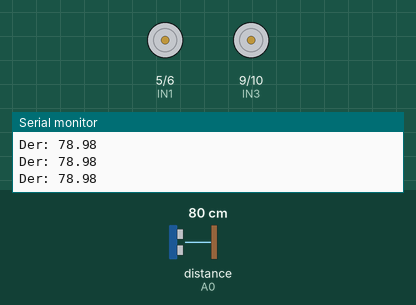
A sketch run on a simulated Arduino Uno, built with avr-gcc and run on an emulated ATmega328P. Parts: motor-driver pin pairs drawn as motors (green arrow = first pin HIGH = forward, orange = second pin HIGH = backward, longer = more drive), the last lines printed to the serial monitor. Wiring (inferred from the names in the program): ultrasonic range finder: trigger A1; echo A0. The test bench sets the inputs (shaded band); at power-on: distance to the obstacle (sensor on A0) 80 cm. The echo pulse lasts 58.3 µs per cm.

Above: at 1.2 s.
1.3 s: distance to the obstacle (sensor on A0) set to 29 cm
2.8 s: distance to the obstacle (sensor on A0) set to 24 cm
At 3.8 s:
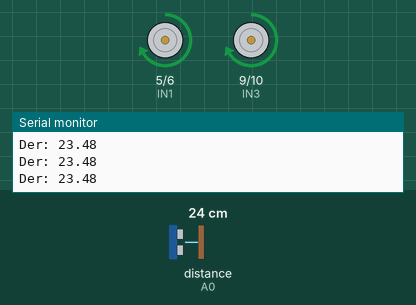
Timing chart, 0 to 5.8 s (numbered marks = the images above; inputs shaded):
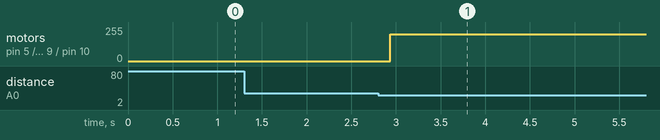

Measured:
- the behaviour switches between 26 and 25 cm on distance to the obstacle (sensor on A0) (found by bisection; images 0 and 1)
- after the input at 2.8 s, motor on pin 5 (IN1) / pin 6 (IN2), motor on pin 9 (IN3) / pin 10 (IN4): stopped → forward 200/255 after 0.14 s

The sketch:

OneUltrasonic.ino
```cpp
const int triggerDerecha = A1;
const int echoDerecha = A0;

int IN1 = 5;
int IN2 = 6;
int IN3 = 9;
int IN4 = 10;


void setup() {
  pinMode(triggerDerecha, OUTPUT);
  pinMode(echoDerecha, INPUT);

  pinMode(IN2, OUTPUT);
  pinMode(IN1, OUTPUT);
  pinMode(IN3, OUTPUT);
  pinMode(IN4, OUTPUT);

  detenerMotores();

  Serial.begin(9600);
}


void loop() {
  float distanciaDerecha = medirDistancia(triggerDerecha, echoDerecha);
  delay(20);


  const int DETECCION = 25;

  bool rivalDerecha = (distanciaDerecha > 0) && (distanciaDerecha <= DETECCION);


  if (rivalDerecha) {
    avanzar();

  }

  else {
    girarIzquierda();
  }


  Serial.print("Der: ");
  Serial.println(distanciaDerecha);
  Serial.print("\n");
  delay(200);
}


float medirDistancia(int trigger, int echo) {
  digitalWrite(trigger, LOW);
  delayMicroseconds(2);
  digitalWrite(trigger, HIGH);
  delayMicroseconds(10);
  digitalWrite(trigger, LOW);

  long tiempo = pulseIn(echo, HIGH, 30000);


  if (tiempo == 0) {
    return 1;
  }

  return tiempo * 0.034 / 2.0;
}


// ================================================

void retroceder() {
  analogWrite(IN4, 200);
  analogWrite(IN3, 0);

  analogWrite(IN2, 200);
  analogWrite(IN1, 0);
}


void avanzar() {
  analogWrite(IN4, 0);
  analogWrite(IN3, 200);

  analogWrite(IN2, 0);
  analogWrite(IN1, 200);
}


void detenerMotores() {
  analogWrite(IN4, 0);
  analogWrite(IN3, 0);

  analogWrite(IN2, 0);
  analogWrite(IN1, 0);
}


void girarIzquierda() {
  analogWrite(IN4, 0);
  analogWrite(IN3, 0);

  analogWrite(IN2, 0);
  analogWrite(IN1, 0);
}


void girarDerecha() {
  analogWrite(IN4, 0);
  analogWrite(IN3, 0);

  analogWrite(IN2, 0);
  analogWrite(IN1, 0);
}
```
